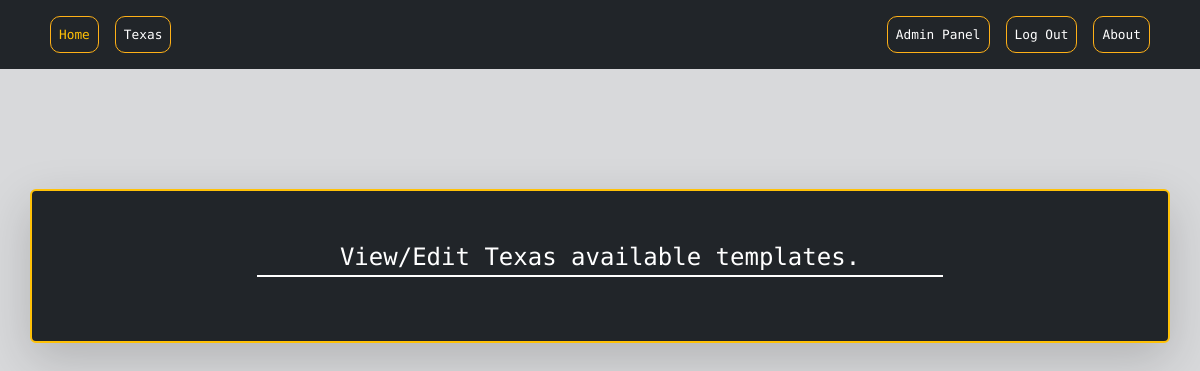
/view-edit-templates/Texas/ (signed in), run on an earlier commit of the app's database.
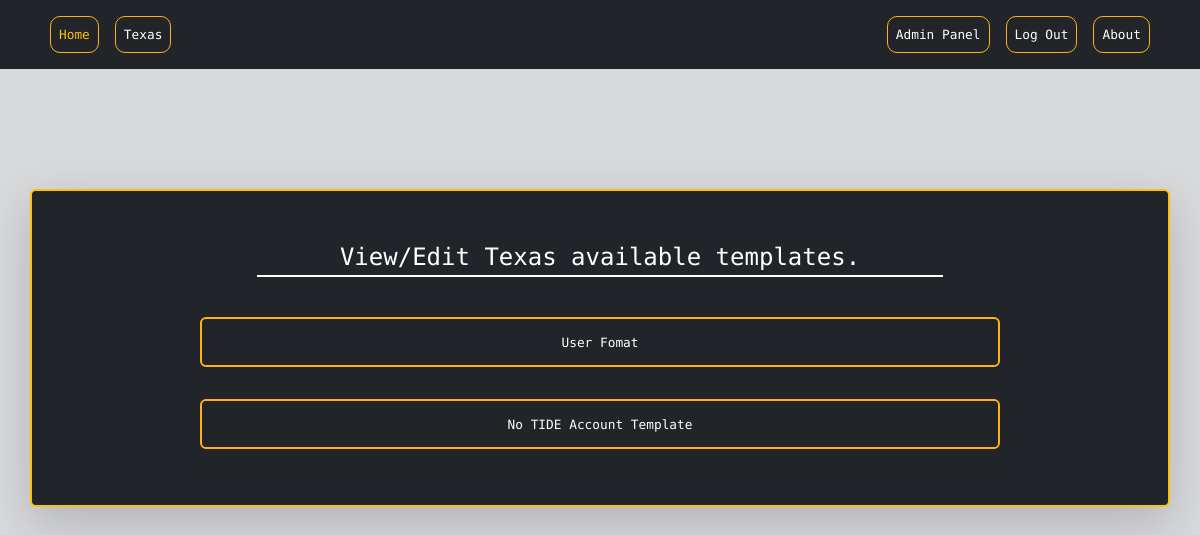
And on a later commit of the database.
### email_tool/models.py (models this page shows, shortened)
class Project(models.Model):
    name = models.CharField(max_length=40, default='Project Name')
    email_templates = models.ManyToManyField("CustomFormTemplate", related_name='projects_using_templates', blank=True)
    signature = models.TextField(max_length=400, default='Signature Goes Here', null=True)
    global_project = models.BooleanField(default=False)
    form_fields_created = models.BooleanField(default=False)

class CustomFormTemplate(models.Model):
    project = models.ForeignKey(Project, related_name='templates', on_delete=models.CASCADE, blank = True, null=True)
    template_name = models.CharField(max_length=100)
    template_slug = models.SlugField(unique=True, null=True, blank=True)
    fields = models.ManyToManyField(CustomFormField, blank=True)
    template_text = models.TextField()
    field_order_config = models.JSONField(blank=True, null=True)

### email_tool/views.py (the view, shortened to what this page needs)
# urls.py: path('view-edit-templates/<str:name>/', ViewEditTemplateView.as_view(), name='view-edit-templates'),
class ViewEditTemplateView(LoginRequiredMixin, View):
    def get(self, request, name):
        selected_project_name = name
        selected_project = get_object_or_404(Project, name=name)
        email_templates = selected_project.email_templates.all()
        return render(request, 'view-edit-templates.html', {'selected_project_name': selected_project_name, 'selected_project': selected_project,'email_templates': email_templates})

### templates/view-edit-templates.html (shortened to what this page needs)
{% extends 'base.html' %}
{% load crispy_forms_tags %}
{% block header %}
    {{selected_project.name }}
{% endblock header %}
{% block content %}
<div class="container bg-dark p-5 border border-warning border-2 shadow-lg p-5 mb-5 rounded" style="margin-top: 120px; border-radius: 5px;">
    <div class="row justify-content-center">
        <div class="col-md-8">
            <div class="text-center">
                <p class="nice-font underline-text-white" style="color: white;">View/Edit {{selected_project_name}} available templates.</p>
            </div>
                {% if email_templates %}
                    {% for template in email_templates %}
                        <div class="d-flex justify-content-center">
                            <form method="post" class="mt-4 form-nice-font">
                                <button class="btn btn-warning btn-lg custom-button pop-in-button border-2 button-nice-font p-3 mb-2 rounded" type="submit" name="button_name" value={{template.template_name}}>{{template.template_name}}</button>
                            </form>
                        </div>
                    {% endfor %}
                {% endif %}
        </div>
    </div>
</div>
{% endblock content %}

What changed in the data, as far as the page shows it:
added CustomFormTemplate: template_name "User Fomat"
added CustomFormTemplate: template_name "No TIDE Account Template"
